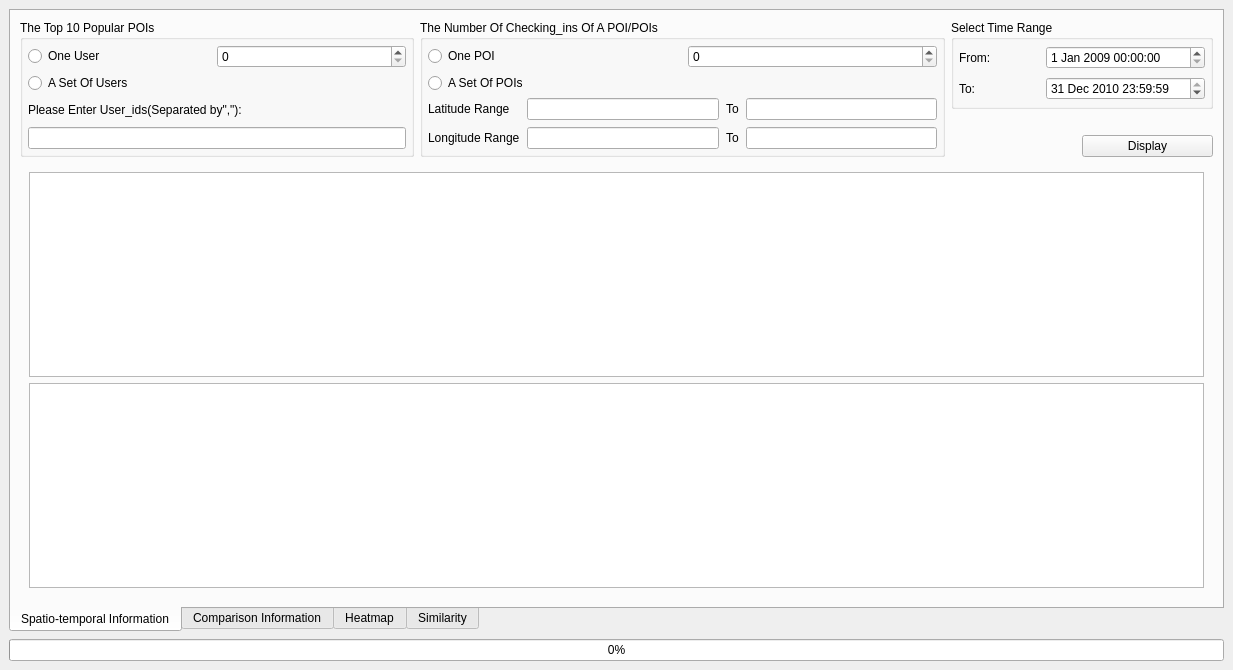
<?xml version="1.0" encoding="UTF-8"?>
<ui version="4.0">
 <class>MainWindow</class>
 <widget class="QMainWindow" name="MainWindow">
  <property name="geometry">
   <rect>
    <x>0</x>
    <y>0</y>
    <width>1233</width>
    <height>670</height>
   </rect>
  </property>
  <property name="windowTitle">
   <string>MainWindow</string>
  </property>
  <widget class="QWidget" name="centralwidget">
   <layout class="QVBoxLayout" name="verticalLayout_7">
    <property name="spacing">
     <number>7</number>
    </property>
    <item>
     <widget class="QTabWidget" name="tabWidget">
      <property name="tabPosition">
       <enum>QTabWidget::South</enum>
      </property>
      <property name="tabShape">
       <enum>QTabWidget::Rounded</enum>
      </property>
      <property name="currentIndex">
       <number>0</number>
      </property>
      <widget class="QWidget" name="tab">
       <attribute name="title">
        <string>Spatio-temporal Information</string>
       </attribute>
       <layout class="QVBoxLayout" name="verticalLayout_9" stretch="0,0">
        <item>
         <layout class="QHBoxLayout" name="horizontalLayout_9" stretch="3,4,2">
          <item>
           <layout class="QVBoxLayout" name="verticalLayout_6">
            <item>
             <widget class="QGroupBox" name="usergroup">
              <property name="title">
               <string>The Top 10 Popular POIs</string>
              </property>
              <layout class="QVBoxLayout" name="verticalLayout_2">
               <property name="spacing">
                <number>5</number>
               </property>
               <property name="leftMargin">
                <number>5</number>
               </property>
               <property name="topMargin">
                <number>5</number>
               </property>
               <property name="rightMargin">
                <number>5</number>
               </property>
               <property name="bottomMargin">
                <number>5</number>
               </property>
               <item>
                <layout class="QHBoxLayout" name="horizontalLayout">
                 <property name="spacing">
                  <number>0</number>
                 </property>
                 <property name="topMargin">
                  <number>0</number>
                 </property>
                 <property name="bottomMargin">
                  <number>0</number>
                 </property>
                 <item>
                  <widget class="QRadioButton" name="userradio">
                   <property name="text">
                    <string>One User</string>
                   </property>
                   <attribute name="buttonGroup">
                    <string notr="true">buttonGroup</string>
                   </attribute>
                  </widget>
                 </item>
                 <item>
                  <widget class="QSpinBox" name="userspin"/>
                 </item>
                </layout>
               </item>
               <item>
                <widget class="QRadioButton" name="usersradio">
                 <property name="text">
                  <string>A Set Of Users</string>
                 </property>
                 <attribute name="buttonGroup">
                  <string notr="true">buttonGroup</string>
                 </attribute>
                </widget>
               </item>
               <item>
                <widget class="QLabel" name="label">
                 <property name="text">
                  <string>Please Enter User_ids(Separated by&quot;,&quot;):</string>
                 </property>
                </widget>
               </item>
               <item>
                <widget class="QLineEdit" name="usersedit">
                 <property name="text">
                  <string/>
                 </property>
                </widget>
               </item>
              </layout>
             </widget>
            </item>
           </layout>
          </item>
          <item>
           <layout class="QVBoxLayout" name="verticalLayout_8">
            <item>
             <widget class="QGroupBox" name="poigroup">
              <property name="title">
               <string>The Number Of Checking_ins Of A POI/POIs</string>
              </property>
              <layout class="QVBoxLayout" name="verticalLayout_4">
               <property name="spacing">
                <number>5</number>
               </property>
               <property name="leftMargin">
                <number>5</number>
               </property>
               <property name="topMargin">
                <number>5</number>
               </property>
               <property name="rightMargin">
                <number>5</number>
               </property>
               <property name="bottomMargin">
                <number>5</number>
               </property>
               <item>
                <layout class="QHBoxLayout" name="horizontalLayout_4">
                 <property name="spacing">
                  <number>10</number>
                 </property>
                 <item>
                  <widget class="QRadioButton" name="poiradio">
                   <property name="text">
                    <string>One POI</string>
                   </property>
                   <attribute name="buttonGroup">
                    <string notr="true">buttonGroup</string>
                   </attribute>
                  </widget>
                 </item>
                 <item>
                  <widget class="QSpinBox" name="poispin"/>
                 </item>
                </layout>
               </item>
               <item>
                <widget class="QRadioButton" name="poisradio">
                 <property name="text">
                  <string>A Set Of POIs</string>
                 </property>
                 <attribute name="buttonGroup">
                  <string notr="true">buttonGroup</string>
                 </attribute>
                </widget>
               </item>
               <item>
                <layout class="QHBoxLayout" name="horizontalLayout_7">
                 <property name="spacing">
                  <number>7</number>
                 </property>
                 <item>
                  <layout class="QVBoxLayout" name="verticalLayout_3">
                   <item>
                    <widget class="QLabel" name="label_3">
                     <property name="text">
                      <string>Latitude Range</string>
                     </property>
                    </widget>
                   </item>
                   <item>
                    <widget class="QLabel" name="label_4">
                     <property name="text">
                      <string>Longitude Range</string>
                     </property>
                    </widget>
                   </item>
                  </layout>
                 </item>
                 <item>
                  <layout class="QVBoxLayout" name="verticalLayout">
                   <property name="spacing">
                    <number>7</number>
                   </property>
                   <item>
                    <layout class="QHBoxLayout" name="horizontalLayout_5">
                     <item>
                      <widget class="QLineEdit" name="lamin"/>
                     </item>
                     <item>
                      <widget class="QLabel" name="label_5">
                       <property name="text">
                        <string>To</string>
                       </property>
                      </widget>
                     </item>
                     <item>
                      <widget class="QLineEdit" name="lamax"/>
                     </item>
                    </layout>
                   </item>
                   <item>
                    <layout class="QHBoxLayout" name="horizontalLayout_6">
                     <item>
                      <widget class="QLineEdit" name="lomin"/>
                     </item>
                     <item>
                      <widget class="QLabel" name="label_6">
                       <property name="text">
                        <string>To</string>
                       </property>
                      </widget>
                     </item>
                     <item>
                      <widget class="QLineEdit" name="lomax"/>
                     </item>
                    </layout>
                   </item>
                  </layout>
                 </item>
                </layout>
               </item>
              </layout>
             </widget>
            </item>
           </layout>
          </item>
          <item>
           <layout class="QVBoxLayout" name="verticalLayout_5">
            <item>
             <widget class="QGroupBox" name="sttimegroup">
              <property name="title">
               <string>Select Time Range</string>
              </property>
              <layout class="QGridLayout" name="gridLayout" rowstretch="0,0" columnstretch="1,2">
               <property name="leftMargin">
                <number>5</number>
               </property>
               <property name="topMargin">
                <number>5</number>
               </property>
               <property name="rightMargin">
                <number>5</number>
               </property>
               <property name="bottomMargin">
                <number>5</number>
               </property>
               <property name="spacing">
                <number>7</number>
               </property>
               <item row="1" column="0">
                <widget class="QLabel" name="label_8">
                 <property name="text">
                  <string>To:</string>
                 </property>
                </widget>
               </item>
               <item row="1" column="1">
                <widget class="QDateTimeEdit" name="totime">
                 <property name="dateTime">
                  <datetime>
                   <hour>23</hour>
                   <minute>59</minute>
                   <second>59</second>
                   <year>2010</year>
                   <month>12</month>
                   <day>31</day>
                  </datetime>
                 </property>
                 <property name="maximumDateTime">
                  <datetime>
                   <hour>23</hour>
                   <minute>59</minute>
                   <second>59</second>
                   <year>2010</year>
                   <month>12</month>
                   <day>31</day>
                  </datetime>
                 </property>
                 <property name="minimumDateTime">
                  <datetime>
                   <hour>0</hour>
                   <minute>0</minute>
                   <second>0</second>
                   <year>2009</year>
                   <month>1</month>
                   <day>1</day>
                  </datetime>
                 </property>
                </widget>
               </item>
               <item row="0" column="0">
                <widget class="QLabel" name="label_7">
                 <property name="text">
                  <string>From:</string>
                 </property>
                </widget>
               </item>
               <item row="0" column="1">
                <widget class="QDateTimeEdit" name="fromtime">
                 <property name="dateTime">
                  <datetime>
                   <hour>0</hour>
                   <minute>0</minute>
                   <second>0</second>
                   <year>2009</year>
                   <month>1</month>
                   <day>1</day>
                  </datetime>
                 </property>
                 <property name="maximumDateTime">
                  <datetime>
                   <hour>23</hour>
                   <minute>59</minute>
                   <second>59</second>
                   <year>2010</year>
                   <month>12</month>
                   <day>31</day>
                  </datetime>
                 </property>
                 <property name="minimumDateTime">
                  <datetime>
                   <hour>0</hour>
                   <minute>0</minute>
                   <second>0</second>
                   <year>2009</year>
                   <month>1</month>
                   <day>1</day>
                  </datetime>
                 </property>
                </widget>
               </item>
              </layout>
             </widget>
            </item>
            <item>
             <spacer name="horizontalSpacer_3">
              <property name="orientation">
               <enum>Qt::Horizontal</enum>
              </property>
              <property name="sizeHint" stdset="0">
               <size>
                <width>40</width>
                <height>20</height>
               </size>
              </property>
             </spacer>
            </item>
            <item>
             <layout class="QHBoxLayout" name="horizontalLayout_8" stretch="2,2">
              <item>
               <spacer name="horizontalSpacer">
                <property name="orientation">
                 <enum>Qt::Horizontal</enum>
                </property>
                <property name="sizeHint" stdset="0">
                 <size>
                  <width>40</width>
                  <height>20</height>
                 </size>
                </property>
               </spacer>
              </item>
              <item>
               <widget class="QPushButton" name="display">
                <property name="text">
                 <string>Display</string>
                </property>
               </widget>
              </item>
             </layout>
            </item>
           </layout>
          </item>
         </layout>
        </item>
        <item>
         <widget class="QWidget" name="stwidget" native="true">
          <layout class="QVBoxLayout" name="verticalLayout_15">
           <item>
            <widget class="removable_chartview" name="rstchart"/>
           </item>
           <item>
            <widget class="QChartView" name="stchart"/>
           </item>
          </layout>
         </widget>
        </item>
       </layout>
      </widget>
      <widget class="QWidget" name="tab_2">
       <attribute name="title">
        <string>Comparison Information</string>
       </attribute>
       <layout class="QVBoxLayout" name="verticalLayout_14">
        <item>
         <layout class="QHBoxLayout" name="horizontalLayout_11" stretch="3,3,2">
          <property name="spacing">
           <number>30</number>
          </property>
          <item>
           <layout class="QVBoxLayout" name="verticalLayout_10">
            <property name="spacing">
             <number>5</number>
            </property>
            <item>
             <widget class="QRadioButton" name="cuser">
              <property name="text">
               <string>Compare Users</string>
              </property>
              <attribute name="buttonGroup">
               <string notr="true">buttonGroup_4</string>
              </attribute>
             </widget>
            </item>
            <item>
             <layout class="QFormLayout" name="formLayout">
              <property name="horizontalSpacing">
               <number>40</number>
              </property>
              <item row="0" column="0">
               <widget class="QLabel" name="label_9">
                <property name="text">
                 <string>Usera_id</string>
                </property>
               </widget>
              </item>
              <item row="0" column="1">
               <widget class="QSpinBox" name="cusera">
                <property name="maximum">
                 <number>30000</number>
                </property>
               </widget>
              </item>
              <item row="1" column="0">
               <widget class="QLabel" name="label_10">
                <property name="text">
                 <string>Userb_id</string>
                </property>
               </widget>
              </item>
              <item row="1" column="1">
               <widget class="QSpinBox" name="cuserb">
                <property name="maximum">
                 <number>30000</number>
                </property>
               </widget>
              </item>
             </layout>
            </item>
           </layout>
          </item>
          <item>
           <layout class="QVBoxLayout" name="verticalLayout_11">
            <property name="spacing">
             <number>5</number>
            </property>
            <item>
             <widget class="QRadioButton" name="cpoi">
              <property name="text">
               <string>Compare POIs</string>
              </property>
              <attribute name="buttonGroup">
               <string notr="true">buttonGroup_4</string>
              </attribute>
             </widget>
            </item>
            <item>
             <layout class="QFormLayout" name="formLayout_2">
              <property name="horizontalSpacing">
               <number>40</number>
              </property>
              <item row="0" column="0">
               <widget class="QLabel" name="label_11">
                <property name="text">
                 <string>Locationa_id</string>
                </property>
               </widget>
              </item>
              <item row="0" column="1">
               <widget class="QSpinBox" name="cpoia"/>
              </item>
              <item row="1" column="0">
               <widget class="QLabel" name="label_12">
                <property name="text">
                 <string>Locationb_id</string>
                </property>
               </widget>
              </item>
              <item row="1" column="1">
               <widget class="QSpinBox" name="cpoib"/>
              </item>
             </layout>
            </item>
           </layout>
          </item>
          <item>
           <layout class="QVBoxLayout" name="verticalLayout_12">
            <property name="spacing">
             <number>5</number>
            </property>
            <item>
             <layout class="QHBoxLayout" name="horizontalLayout_12">
              <item>
               <layout class="QVBoxLayout" name="verticalLayout_13">
                <item>
                 <widget class="QRadioButton" name="line">
                  <property name="text">
                   <string>Line Chart</string>
                  </property>
                  <attribute name="buttonGroup">
                   <string notr="true">buttonGroup_5</string>
                  </attribute>
                 </widget>
                </item>
                <item>
                 <widget class="QRadioButton" name="bar">
                  <property name="text">
                   <string>Bar Chart</string>
                  </property>
                  <attribute name="buttonGroup">
                   <string notr="true">buttonGroup_5</string>
                  </attribute>
                 </widget>
                </item>
               </layout>
              </item>
              <item>
               <layout class="QFormLayout" name="ctimelayout">
                <item row="0" column="0">
                 <widget class="QLabel" name="cfromlabel">
                  <property name="text">
                   <string>From:</string>
                  </property>
                 </widget>
                </item>
                <item row="0" column="1">
                 <widget class="QDateEdit" name="cfromtime">
                  <property name="dateTime">
                   <datetime>
                    <hour>0</hour>
                    <minute>0</minute>
                    <second>0</second>
                    <year>2010</year>
                    <month>1</month>
                    <day>1</day>
                   </datetime>
                  </property>
                  <property name="maximumDateTime">
                   <datetime>
                    <hour>23</hour>
                    <minute>59</minute>
                    <second>59</second>
                    <year>2010</year>
                    <month>12</month>
                    <day>31</day>
                   </datetime>
                  </property>
                  <property name="minimumDateTime">
                   <datetime>
                    <hour>0</hour>
                    <minute>0</minute>
                    <second>0</second>
                    <year>2009</year>
                    <month>1</month>
                    <day>1</day>
                   </datetime>
                  </property>
                 </widget>
                </item>
                <item row="1" column="0">
                 <widget class="QLabel" name="ctolabel">
                  <property name="text">
                   <string>To:</string>
                  </property>
                 </widget>
                </item>
                <item row="1" column="1">
                 <widget class="QDateEdit" name="ctotime">
                  <property name="dateTime">
                   <datetime>
                    <hour>0</hour>
                    <minute>0</minute>
                    <second>0</second>
                    <year>2010</year>
                    <month>1</month>
                    <day>10</day>
                   </datetime>
                  </property>
                  <property name="maximumDateTime">
                   <datetime>
                    <hour>23</hour>
                    <minute>59</minute>
                    <second>59</second>
                    <year>2010</year>
                    <month>12</month>
                    <day>31</day>
                   </datetime>
                  </property>
                  <property name="minimumDateTime">
                   <datetime>
                    <hour>0</hour>
                    <minute>0</minute>
                    <second>0</second>
                    <year>2009</year>
                    <month>1</month>
                    <day>1</day>
                   </datetime>
                  </property>
                 </widget>
                </item>
               </layout>
              </item>
             </layout>
            </item>
            <item>
             <layout class="QHBoxLayout" name="horizontalLayout_10">
              <property name="spacing">
               <number>20</number>
              </property>
              <item>
               <widget class="QPushButton" name="corigin">
                <property name="text">
                 <string>Resize</string>
                </property>
               </widget>
              </item>
              <item>
               <widget class="QPushButton" name="cdisplay">
                <property name="text">
                 <string>Display</string>
                </property>
               </widget>
              </item>
             </layout>
            </item>
           </layout>
          </item>
         </layout>
        </item>
        <item>
         <widget class="QChartView" name="cchart"/>
        </item>
       </layout>
      </widget>
      <widget class="QWidget" name="tab_3">
       <attribute name="title">
        <string>Heatmap</string>
       </attribute>
       <layout class="QVBoxLayout" name="verticalLayout_21" stretch="1,7">
        <item>
         <layout class="QHBoxLayout" name="horizontalLayout_16" stretch="1">
          <item>
           <widget class="QGroupBox" name="hgroup">
            <property name="title">
             <string>Operate</string>
            </property>
            <layout class="QVBoxLayout" name="verticalLayout_22">
             <item>
              <layout class="QHBoxLayout" name="horizontalLayout_14" stretch="2,2,1,4">
               <item>
                <layout class="QFormLayout" name="formLayout_4">
                 <item row="0" column="0">
                  <widget class="QLabel" name="hflabel">
                   <property name="text">
                    <string>From:</string>
                   </property>
                  </widget>
                 </item>
                 <item row="0" column="1">
                  <widget class="QDateTimeEdit" name="hfromtime">
                   <property name="dateTime">
                    <datetime>
                     <hour>0</hour>
                     <minute>0</minute>
                     <second>0</second>
                     <year>2009</year>
                     <month>1</month>
                     <day>1</day>
                    </datetime>
                   </property>
                   <property name="maximumDateTime">
                    <datetime>
                     <hour>23</hour>
                     <minute>59</minute>
                     <second>59</second>
                     <year>2010</year>
                     <month>12</month>
                     <day>31</day>
                    </datetime>
                   </property>
                   <property name="minimumDateTime">
                    <datetime>
                     <hour>0</hour>
                     <minute>0</minute>
                     <second>0</second>
                     <year>2009</year>
                     <month>1</month>
                     <day>1</day>
                    </datetime>
                   </property>
                  </widget>
                 </item>
                 <item row="1" column="0">
                  <widget class="QLabel" name="htlabel">
                   <property name="text">
                    <string>To:</string>
                   </property>
                  </widget>
                 </item>
                 <item row="1" column="1">
                  <widget class="QDateTimeEdit" name="htotime">
                   <property name="dateTime">
                    <datetime>
                     <hour>23</hour>
                     <minute>59</minute>
                     <second>59</second>
                     <year>2010</year>
                     <month>12</month>
                     <day>31</day>
                    </datetime>
                   </property>
                   <property name="maximumDateTime">
                    <datetime>
                     <hour>23</hour>
                     <minute>59</minute>
                     <second>59</second>
                     <year>2010</year>
                     <month>12</month>
                     <day>31</day>
                    </datetime>
                   </property>
                   <property name="minimumDateTime">
                    <datetime>
                     <hour>0</hour>
                     <minute>0</minute>
                     <second>0</second>
                     <year>2009</year>
                     <month>1</month>
                     <day>1</day>
                    </datetime>
                   </property>
                  </widget>
                 </item>
                </layout>
               </item>
               <item>
                <layout class="QVBoxLayout" name="verticalLayout_19">
                 <item>
                  <widget class="QRadioButton" name="hday">
                   <property name="text">
                    <string>A Single Day</string>
                   </property>
                   <attribute name="buttonGroup">
                    <string notr="true">buttonGroup_3</string>
                   </attribute>
                  </widget>
                 </item>
                 <item>
                  <widget class="QRadioButton" name="htime">
                   <property name="text">
                    <string>A Period Of Time</string>
                   </property>
                   <attribute name="buttonGroup">
                    <string notr="true">buttonGroup_3</string>
                   </attribute>
                  </widget>
                 </item>
                </layout>
               </item>
               <item>
                <layout class="QVBoxLayout" name="verticalLayout_20">
                 <item>
                  <widget class="QLabel" name="hlabel">
                   <property name="text">
                    <string>TextLabel</string>
                   </property>
                  </widget>
                 </item>
                 <item>
                  <layout class="QHBoxLayout" name="horizontalLayout_15">
                   <item>
                    <widget class="QPushButton" name="hdisplay">
                     <property name="text">
                      <string>Display</string>
                     </property>
                    </widget>
                   </item>
                  </layout>
                 </item>
                </layout>
               </item>
               <item>
                <spacer name="horizontalSpacer_5">
                 <property name="orientation">
                  <enum>Qt::Horizontal</enum>
                 </property>
                 <property name="sizeHint" stdset="0">
                  <size>
                   <width>40</width>
                   <height>20</height>
                  </size>
                 </property>
                </spacer>
               </item>
              </layout>
             </item>
            </layout>
           </widget>
          </item>
         </layout>
        </item>
        <item>
         <widget class="HWidget" name="widget" native="true">
          <property name="baseSize">
           <size>
            <width>0</width>
            <height>0</height>
           </size>
          </property>
         </widget>
        </item>
       </layout>
      </widget>
      <widget class="QWidget" name="tab_4">
       <attribute name="title">
        <string>Similarity</string>
       </attribute>
       <layout class="QVBoxLayout" name="verticalLayout_18">
        <item>
         <layout class="QHBoxLayout" name="horizontalLayout_13" stretch="9,3,3">
          <property name="spacing">
           <number>5</number>
          </property>
          <property name="leftMargin">
           <number>5</number>
          </property>
          <property name="topMargin">
           <number>5</number>
          </property>
          <property name="rightMargin">
           <number>5</number>
          </property>
          <property name="bottomMargin">
           <number>5</number>
          </property>
          <item>
           <widget class="QGroupBox" name="groupBox_3">
            <property name="title">
             <string>Result</string>
            </property>
            <layout class="QGridLayout" name="gridLayout_4">
             <item row="0" column="0">
              <widget class="QLabel" name="slabel">
               <property name="text">
                <string>TextLabel</string>
               </property>
              </widget>
             </item>
            </layout>
           </widget>
          </item>
          <item>
           <widget class="QGroupBox" name="groupBox_2">
            <property name="title">
             <string>Numerical Operation</string>
            </property>
            <layout class="QGridLayout" name="gridLayout_3">
             <item row="0" column="0">
              <layout class="QVBoxLayout" name="verticalLayout_17">
               <item>
                <layout class="QFormLayout" name="formLayout_3">
                 <item row="0" column="0">
                  <widget class="QLabel" name="label_2">
                   <property name="text">
                    <string>Usera_id</string>
                   </property>
                  </widget>
                 </item>
                 <item row="0" column="1">
                  <widget class="QSpinBox" name="susera"/>
                 </item>
                 <item row="1" column="0">
                  <widget class="QLabel" name="label_13">
                   <property name="text">
                    <string>Userb_id</string>
                   </property>
                  </widget>
                 </item>
                 <item row="1" column="1">
                  <widget class="QSpinBox" name="suserb"/>
                 </item>
                </layout>
               </item>
               <item>
                <layout class="QHBoxLayout" name="horizontalLayout_3">
                 <item>
                  <spacer name="horizontalSpacer_4">
                   <property name="orientation">
                    <enum>Qt::Horizontal</enum>
                   </property>
                   <property name="sizeHint" stdset="0">
                    <size>
                     <width>40</width>
                     <height>20</height>
                    </size>
                   </property>
                  </spacer>
                 </item>
                 <item>
                  <widget class="QPushButton" name="displayn">
                   <property name="text">
                    <string>Computing  Similarity</string>
                   </property>
                  </widget>
                 </item>
                </layout>
               </item>
              </layout>
             </item>
            </layout>
           </widget>
          </item>
          <item>
           <widget class="QGroupBox" name="groupBox">
            <property name="title">
             <string>Graphical Operation</string>
            </property>
            <layout class="QGridLayout" name="gridLayout_2">
             <property name="leftMargin">
              <number>11</number>
             </property>
             <item row="0" column="0">
              <layout class="QVBoxLayout" name="verticalLayout_16">
               <item>
                <widget class="QRadioButton" name="sday">
                 <property name="text">
                  <string>Similarity Of Day</string>
                 </property>
                 <attribute name="buttonGroup">
                  <string notr="true">buttonGroup_2</string>
                 </attribute>
                </widget>
               </item>
               <item>
                <widget class="QRadioButton" name="sweek">
                 <property name="text">
                  <string>Similarity Of Week</string>
                 </property>
                 <attribute name="buttonGroup">
                  <string notr="true">buttonGroup_2</string>
                 </attribute>
                </widget>
               </item>
               <item>
                <layout class="QHBoxLayout" name="horizontalLayout_2" stretch="1,2">
                 <item>
                  <spacer name="horizontalSpacer_2">
                   <property name="orientation">
                    <enum>Qt::Horizontal</enum>
                   </property>
                   <property name="sizeHint" stdset="0">
                    <size>
                     <width>40</width>
                     <height>20</height>
                    </size>
                   </property>
                  </spacer>
                 </item>
                 <item>
                  <widget class="QPushButton" name="displayg">
                   <property name="text">
                    <string>Display  Graphically</string>
                   </property>
                  </widget>
                 </item>
                </layout>
               </item>
              </layout>
             </item>
            </layout>
           </widget>
          </item>
         </layout>
        </item>
        <item>
         <widget class="QChartView" name="schart"/>
        </item>
       </layout>
      </widget>
     </widget>
    </item>
    <item>
     <widget class="QProgressBar" name="progress">
      <property name="value">
       <number>0</number>
      </property>
     </widget>
    </item>
   </layout>
  </widget>
  <widget class="QMenuBar" name="menubar">
   <property name="geometry">
    <rect>
     <x>0</x>
     <y>0</y>
     <width>1233</width>
     <height>25</height>
    </rect>
   </property>
  </widget>
  <action name="actionSpatio_temporal">
   <property name="text">
    <string>Spatio-temporal</string>
   </property>
  </action>
 </widget>
 <customwidgets>
  <customwidget>
   <class>removable_chartview</class>
   <extends>QGraphicsView</extends>
   <header>removable_chartview.h</header>
  </customwidget>
  <customwidget>
   <class>QChartView</class>
   <extends>QGraphicsView</extends>
   <header>qchartview.h</header>
  </customwidget>
  <customwidget>
   <class>HWidget</class>
   <extends>QWidget</extends>
   <header location="global">hwidget.h</header>
   <container>1</container>
  </customwidget>
 </customwidgets>
 <resources/>
 <connections/>
 <buttongroups>
  <buttongroup name="buttonGroup_2"/>
  <buttongroup name="buttonGroup_3"/>
  <buttongroup name="buttonGroup"/>
  <buttongroup name="buttonGroup_5"/>
  <buttongroup name="buttonGroup_4"/>
 </buttongroups>
</ui>
